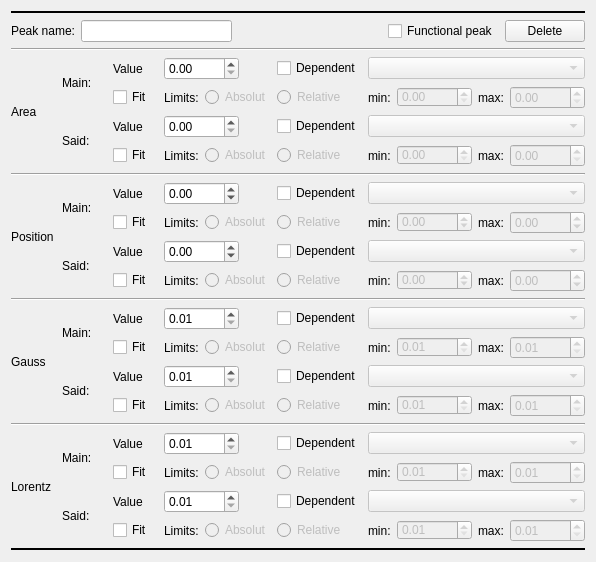
<?xml version="1.0" encoding="UTF-8"?>
<ui version="4.0">
 <class>doublet</class>
 <widget class="QWidget" name="doublet">
  <property name="geometry">
   <rect>
    <x>0</x>
    <y>0</y>
    <width>583</width>
    <height>527</height>
   </rect>
  </property>
  <property name="windowTitle">
   <string>Form</string>
  </property>
  <layout class="QVBoxLayout" name="verticalLayout">
   <item>
    <widget class="Line" name="line">
     <property name="frameShadow">
      <enum>QFrame::Plain</enum>
     </property>
     <property name="lineWidth">
      <number>2</number>
     </property>
     <property name="orientation">
      <enum>Qt::Horizontal</enum>
     </property>
    </widget>
   </item>
   <item>
    <layout class="QHBoxLayout" name="horizontalLayout">
     <item>
      <widget class="QLabel" name="lb_name">
       <property name="text">
        <string>Peak name:</string>
       </property>
      </widget>
     </item>
     <item>
      <widget class="QLineEdit" name="le_name"/>
     </item>
     <item>
      <spacer name="horizontalSpacer">
       <property name="orientation">
        <enum>Qt::Horizontal</enum>
       </property>
       <property name="sizeHint" stdset="0">
        <size>
         <width>40</width>
         <height>20</height>
        </size>
       </property>
      </spacer>
     </item>
     <item>
      <widget class="QCheckBox" name="chk_functional_peak">
       <property name="text">
        <string>Functional peak</string>
       </property>
      </widget>
     </item>
     <item>
      <widget class="QPushButton" name="pb_delete">
       <property name="text">
        <string>Delete</string>
       </property>
      </widget>
     </item>
    </layout>
   </item>
   <item>
    <widget class="Line" name="line_4">
     <property name="orientation">
      <enum>Qt::Horizontal</enum>
     </property>
    </widget>
   </item>
   <item>
    <layout class="QGridLayout" name="gridLayout">
     <item row="1" column="7">
      <widget class="QDoubleSpinBox" name="dsb_area_main_min">
       <property name="enabled">
        <bool>false</bool>
       </property>
       <property name="minimumSize">
        <size>
         <width>75</width>
         <height>20</height>
        </size>
       </property>
       <property name="maximumSize">
        <size>
         <width>75</width>
         <height>20</height>
        </size>
       </property>
       <property name="maximum">
        <double>1000000000.000000000000000</double>
       </property>
      </widget>
     </item>
     <item row="2" column="2">
      <widget class="QLabel" name="label_24">
       <property name="minimumSize">
        <size>
         <width>45</width>
         <height>0</height>
        </size>
       </property>
       <property name="text">
        <string>Value</string>
       </property>
      </widget>
     </item>
     <item row="1" column="6">
      <widget class="QLabel" name="label_11">
       <property name="text">
        <string>min:</string>
       </property>
      </widget>
     </item>
     <item row="3" column="2">
      <widget class="QCheckBox" name="chk_area_said_fit">
       <property name="text">
        <string>Fit</string>
       </property>
      </widget>
     </item>
     <item row="2" column="3" colspan="2">
      <widget class="QDoubleSpinBox" name="dsp_area_said">
       <property name="minimumSize">
        <size>
         <width>75</width>
         <height>0</height>
        </size>
       </property>
       <property name="maximumSize">
        <size>
         <width>75</width>
         <height>16777215</height>
        </size>
       </property>
       <property name="maximum">
        <double>1000000000.000000000000000</double>
       </property>
      </widget>
     </item>
     <item row="3" column="10">
      <spacer name="horizontalSpacer_7">
       <property name="orientation">
        <enum>Qt::Horizontal</enum>
       </property>
       <property name="sizeHint" stdset="0">
        <size>
         <width>40</width>
         <height>20</height>
        </size>
       </property>
      </spacer>
     </item>
     <item row="3" column="3">
      <widget class="QLabel" name="label_25">
       <property name="text">
        <string>Limits:</string>
       </property>
      </widget>
     </item>
     <item row="3" column="7">
      <widget class="QDoubleSpinBox" name="dsb_area_said_min">
       <property name="enabled">
        <bool>false</bool>
       </property>
       <property name="minimumSize">
        <size>
         <width>75</width>
         <height>20</height>
        </size>
       </property>
       <property name="maximumSize">
        <size>
         <width>75</width>
         <height>20</height>
        </size>
       </property>
       <property name="maximum">
        <double>1000000000.000000000000000</double>
       </property>
      </widget>
     </item>
     <item row="1" column="8">
      <widget class="QLabel" name="label_10">
       <property name="text">
        <string>max:</string>
       </property>
      </widget>
     </item>
     <item row="3" column="5">
      <widget class="QRadioButton" name="rb_area_said_relative">
       <property name="enabled">
        <bool>false</bool>
       </property>
       <property name="text">
        <string>Relative</string>
       </property>
       <attribute name="buttonGroup">
        <string notr="true">bg_area_said</string>
       </attribute>
      </widget>
     </item>
     <item row="2" column="5">
      <widget class="QCheckBox" name="chk_area_said_dep">
       <property name="text">
        <string>Dependent</string>
       </property>
      </widget>
     </item>
     <item row="1" column="5">
      <widget class="QRadioButton" name="rb_area_main_relative">
       <property name="enabled">
        <bool>false</bool>
       </property>
       <property name="text">
        <string>Relative</string>
       </property>
       <attribute name="buttonGroup">
        <string notr="true">bg_area_main</string>
       </attribute>
      </widget>
     </item>
     <item row="0" column="0" rowspan="4">
      <widget class="QLabel" name="label_34">
       <property name="minimumSize">
        <size>
         <width>45</width>
         <height>0</height>
        </size>
       </property>
       <property name="text">
        <string>Area</string>
       </property>
      </widget>
     </item>
     <item row="3" column="4">
      <widget class="QRadioButton" name="rb_area_said_abolut">
       <property name="enabled">
        <bool>false</bool>
       </property>
       <property name="text">
        <string>Absolut</string>
       </property>
       <attribute name="buttonGroup">
        <string notr="true">bg_area_said</string>
       </attribute>
      </widget>
     </item>
     <item row="3" column="6">
      <widget class="QLabel" name="label_22">
       <property name="text">
        <string>min:</string>
       </property>
      </widget>
     </item>
     <item row="0" column="5">
      <widget class="QCheckBox" name="chk_area_main_dep">
       <property name="text">
        <string>Dependent</string>
       </property>
      </widget>
     </item>
     <item row="0" column="6" colspan="4">
      <widget class="QComboBox" name="cmb_area_main_dep">
       <property name="enabled">
        <bool>false</bool>
       </property>
      </widget>
     </item>
     <item row="1" column="3">
      <widget class="QLabel" name="label_3">
       <property name="text">
        <string>Limits:</string>
       </property>
      </widget>
     </item>
     <item row="1" column="2">
      <widget class="QCheckBox" name="chk_area_main_fit">
       <property name="text">
        <string>Fit</string>
       </property>
      </widget>
     </item>
     <item row="2" column="1" rowspan="2">
      <widget class="QLabel" name="label_44">
       <property name="minimumSize">
        <size>
         <width>45</width>
         <height>0</height>
        </size>
       </property>
       <property name="text">
        <string>Said:</string>
       </property>
      </widget>
     </item>
     <item row="0" column="2">
      <widget class="QLabel" name="label_45">
       <property name="minimumSize">
        <size>
         <width>45</width>
         <height>0</height>
        </size>
       </property>
       <property name="text">
        <string>Value</string>
       </property>
      </widget>
     </item>
     <item row="0" column="3" colspan="2">
      <widget class="QDoubleSpinBox" name="dsp_area_main">
       <property name="minimumSize">
        <size>
         <width>75</width>
         <height>0</height>
        </size>
       </property>
       <property name="maximumSize">
        <size>
         <width>75</width>
         <height>16777215</height>
        </size>
       </property>
       <property name="maximum">
        <double>1000000000.000000000000000</double>
       </property>
      </widget>
     </item>
     <item row="0" column="1" rowspan="2">
      <widget class="QLabel" name="label_2">
       <property name="minimumSize">
        <size>
         <width>45</width>
         <height>0</height>
        </size>
       </property>
       <property name="text">
        <string>Main:</string>
       </property>
      </widget>
     </item>
     <item row="1" column="4">
      <widget class="QRadioButton" name="rb_area_main_abolut">
       <property name="enabled">
        <bool>false</bool>
       </property>
       <property name="text">
        <string>Absolut</string>
       </property>
       <attribute name="buttonGroup">
        <string notr="true">bg_area_main</string>
       </attribute>
      </widget>
     </item>
     <item row="3" column="9">
      <widget class="QDoubleSpinBox" name="dsb_area_said_max">
       <property name="enabled">
        <bool>false</bool>
       </property>
       <property name="minimumSize">
        <size>
         <width>75</width>
         <height>0</height>
        </size>
       </property>
       <property name="maximumSize">
        <size>
         <width>75</width>
         <height>16777215</height>
        </size>
       </property>
       <property name="maximum">
        <double>1000000000.000000000000000</double>
       </property>
      </widget>
     </item>
     <item row="1" column="9">
      <widget class="QDoubleSpinBox" name="dsb_area_main_max">
       <property name="enabled">
        <bool>false</bool>
       </property>
       <property name="minimumSize">
        <size>
         <width>75</width>
         <height>0</height>
        </size>
       </property>
       <property name="maximumSize">
        <size>
         <width>75</width>
         <height>16777215</height>
        </size>
       </property>
       <property name="maximum">
        <double>1000000000.000000000000000</double>
       </property>
      </widget>
     </item>
     <item row="2" column="6" colspan="4">
      <widget class="QComboBox" name="cmb_area_said_dep">
       <property name="enabled">
        <bool>false</bool>
       </property>
      </widget>
     </item>
     <item row="3" column="8">
      <widget class="QLabel" name="label_23">
       <property name="text">
        <string>max:</string>
       </property>
      </widget>
     </item>
    </layout>
   </item>
   <item>
    <widget class="Line" name="line_3">
     <property name="orientation">
      <enum>Qt::Horizontal</enum>
     </property>
    </widget>
   </item>
   <item>
    <layout class="QGridLayout" name="gridLayout_2">
     <item row="1" column="3">
      <widget class="QLabel" name="label_4">
       <property name="text">
        <string>Limits:</string>
       </property>
      </widget>
     </item>
     <item row="1" column="2">
      <widget class="QCheckBox" name="chk_pos_main_fit">
       <property name="text">
        <string>Fit</string>
       </property>
      </widget>
     </item>
     <item row="0" column="1" rowspan="2">
      <widget class="QLabel" name="label_5">
       <property name="minimumSize">
        <size>
         <width>45</width>
         <height>0</height>
        </size>
       </property>
       <property name="text">
        <string>Main:</string>
       </property>
      </widget>
     </item>
     <item row="0" column="3" colspan="2">
      <widget class="QDoubleSpinBox" name="dsp_pos_main">
       <property name="minimumSize">
        <size>
         <width>75</width>
         <height>0</height>
        </size>
       </property>
       <property name="maximumSize">
        <size>
         <width>75</width>
         <height>16777215</height>
        </size>
       </property>
       <property name="minimum">
        <double>-10000.000000000000000</double>
       </property>
       <property name="maximum">
        <double>10000.000000000000000</double>
       </property>
       <property name="singleStep">
        <double>0.010000000000000</double>
       </property>
      </widget>
     </item>
     <item row="0" column="5">
      <widget class="QCheckBox" name="chk_pos_main_dep">
       <property name="text">
        <string>Dependent</string>
       </property>
      </widget>
     </item>
     <item row="0" column="0" rowspan="4">
      <widget class="QLabel" name="label_46">
       <property name="minimumSize">
        <size>
         <width>45</width>
         <height>0</height>
        </size>
       </property>
       <property name="text">
        <string>Position</string>
       </property>
      </widget>
     </item>
     <item row="3" column="4">
      <widget class="QRadioButton" name="rb_pos_said_abolut">
       <property name="enabled">
        <bool>false</bool>
       </property>
       <property name="text">
        <string>Absolut</string>
       </property>
       <attribute name="buttonGroup">
        <string notr="true">bg_pos_said</string>
       </attribute>
      </widget>
     </item>
     <item row="2" column="2">
      <widget class="QLabel" name="label_26">
       <property name="minimumSize">
        <size>
         <width>45</width>
         <height>0</height>
        </size>
       </property>
       <property name="text">
        <string>Value</string>
       </property>
      </widget>
     </item>
     <item row="1" column="6">
      <widget class="QLabel" name="label_12">
       <property name="text">
        <string>min:</string>
       </property>
      </widget>
     </item>
     <item row="2" column="3" colspan="2">
      <widget class="QDoubleSpinBox" name="dsp_pos_said">
       <property name="minimumSize">
        <size>
         <width>75</width>
         <height>0</height>
        </size>
       </property>
       <property name="maximumSize">
        <size>
         <width>75</width>
         <height>16777215</height>
        </size>
       </property>
       <property name="minimum">
        <double>-10000.000000000000000</double>
       </property>
       <property name="maximum">
        <double>10000.000000000000000</double>
       </property>
       <property name="singleStep">
        <double>0.010000000000000</double>
       </property>
      </widget>
     </item>
     <item row="3" column="2">
      <widget class="QCheckBox" name="chk_pos_said_fit">
       <property name="text">
        <string>Fit</string>
       </property>
      </widget>
     </item>
     <item row="3" column="3">
      <widget class="QLabel" name="label_27">
       <property name="text">
        <string>Limits:</string>
       </property>
      </widget>
     </item>
     <item row="3" column="7">
      <widget class="QDoubleSpinBox" name="dsb_pos_said_min">
       <property name="enabled">
        <bool>false</bool>
       </property>
       <property name="minimumSize">
        <size>
         <width>75</width>
         <height>20</height>
        </size>
       </property>
       <property name="maximumSize">
        <size>
         <width>75</width>
         <height>20</height>
        </size>
       </property>
       <property name="minimum">
        <double>-10000.000000000000000</double>
       </property>
       <property name="maximum">
        <double>10000.000000000000000</double>
       </property>
       <property name="singleStep">
        <double>0.010000000000000</double>
       </property>
      </widget>
     </item>
     <item row="3" column="10">
      <spacer name="horizontalSpacer_8">
       <property name="orientation">
        <enum>Qt::Horizontal</enum>
       </property>
       <property name="sizeHint" stdset="0">
        <size>
         <width>40</width>
         <height>20</height>
        </size>
       </property>
      </spacer>
     </item>
     <item row="1" column="5">
      <widget class="QRadioButton" name="rb_pos_main_relative">
       <property name="enabled">
        <bool>false</bool>
       </property>
       <property name="text">
        <string>Relative</string>
       </property>
       <attribute name="buttonGroup">
        <string notr="true">bg_pos_main</string>
       </attribute>
      </widget>
     </item>
     <item row="2" column="5">
      <widget class="QCheckBox" name="chk_pos_said_dep">
       <property name="text">
        <string>Dependent</string>
       </property>
      </widget>
     </item>
     <item row="1" column="8">
      <widget class="QLabel" name="label_13">
       <property name="text">
        <string>max:</string>
       </property>
      </widget>
     </item>
     <item row="3" column="5">
      <widget class="QRadioButton" name="rb_pos_said_relative">
       <property name="enabled">
        <bool>false</bool>
       </property>
       <property name="text">
        <string>Relative</string>
       </property>
       <attribute name="buttonGroup">
        <string notr="true">bg_pos_said</string>
       </attribute>
      </widget>
     </item>
     <item row="3" column="6">
      <widget class="QLabel" name="label_28">
       <property name="text">
        <string>min:</string>
       </property>
      </widget>
     </item>
     <item row="1" column="7">
      <widget class="QDoubleSpinBox" name="dsb_pos_main_min">
       <property name="enabled">
        <bool>false</bool>
       </property>
       <property name="minimumSize">
        <size>
         <width>75</width>
         <height>20</height>
        </size>
       </property>
       <property name="maximumSize">
        <size>
         <width>75</width>
         <height>20</height>
        </size>
       </property>
       <property name="minimum">
        <double>-10000.000000000000000</double>
       </property>
       <property name="maximum">
        <double>10000.000000000000000</double>
       </property>
       <property name="singleStep">
        <double>0.010000000000000</double>
       </property>
      </widget>
     </item>
     <item row="1" column="9">
      <widget class="QDoubleSpinBox" name="dsb_pos_main_max">
       <property name="enabled">
        <bool>false</bool>
       </property>
       <property name="minimumSize">
        <size>
         <width>75</width>
         <height>0</height>
        </size>
       </property>
       <property name="maximumSize">
        <size>
         <width>75</width>
         <height>16777215</height>
        </size>
       </property>
       <property name="minimum">
        <double>-10000.000000000000000</double>
       </property>
       <property name="maximum">
        <double>10000.000000000000000</double>
       </property>
       <property name="singleStep">
        <double>0.010000000000000</double>
       </property>
      </widget>
     </item>
     <item row="3" column="8">
      <widget class="QLabel" name="label_29">
       <property name="text">
        <string>max:</string>
       </property>
      </widget>
     </item>
     <item row="3" column="9">
      <widget class="QDoubleSpinBox" name="dsb_pos_said_max">
       <property name="enabled">
        <bool>false</bool>
       </property>
       <property name="minimumSize">
        <size>
         <width>75</width>
         <height>0</height>
        </size>
       </property>
       <property name="maximumSize">
        <size>
         <width>75</width>
         <height>16777215</height>
        </size>
       </property>
       <property name="minimum">
        <double>-10000.000000000000000</double>
       </property>
       <property name="maximum">
        <double>10000.000000000000000</double>
       </property>
       <property name="singleStep">
        <double>0.010000000000000</double>
       </property>
      </widget>
     </item>
     <item row="1" column="4">
      <widget class="QRadioButton" name="rb_pos_main_abolut">
       <property name="enabled">
        <bool>false</bool>
       </property>
       <property name="text">
        <string>Absolut</string>
       </property>
       <attribute name="buttonGroup">
        <string notr="true">bg_pos_main</string>
       </attribute>
      </widget>
     </item>
     <item row="2" column="1" rowspan="2">
      <widget class="QLabel" name="label_47">
       <property name="minimumSize">
        <size>
         <width>45</width>
         <height>0</height>
        </size>
       </property>
       <property name="text">
        <string>Said:</string>
       </property>
      </widget>
     </item>
     <item row="0" column="2">
      <widget class="QLabel" name="label_48">
       <property name="minimumSize">
        <size>
         <width>45</width>
         <height>0</height>
        </size>
       </property>
       <property name="text">
        <string>Value</string>
       </property>
      </widget>
     </item>
     <item row="0" column="6" colspan="4">
      <widget class="QComboBox" name="cmb_pos_main_dep">
       <property name="enabled">
        <bool>false</bool>
       </property>
      </widget>
     </item>
     <item row="2" column="6" colspan="4">
      <widget class="QComboBox" name="cmb_pos_said_dep">
       <property name="enabled">
        <bool>false</bool>
       </property>
      </widget>
     </item>
    </layout>
   </item>
   <item>
    <widget class="Line" name="line_5">
     <property name="orientation">
      <enum>Qt::Horizontal</enum>
     </property>
    </widget>
   </item>
   <item>
    <layout class="QGridLayout" name="gridLayout_3">
     <item row="1" column="3">
      <widget class="QLabel" name="label_6">
       <property name="text">
        <string>Limits:</string>
       </property>
      </widget>
     </item>
     <item row="1" column="2">
      <widget class="QCheckBox" name="chk_gauss_main_fit">
       <property name="text">
        <string>Fit</string>
       </property>
      </widget>
     </item>
     <item row="0" column="1" rowspan="2">
      <widget class="QLabel" name="label_7">
       <property name="minimumSize">
        <size>
         <width>45</width>
         <height>0</height>
        </size>
       </property>
       <property name="text">
        <string>Main:</string>
       </property>
      </widget>
     </item>
     <item row="0" column="3" colspan="2">
      <widget class="QDoubleSpinBox" name="dsp_gauss_main">
       <property name="minimumSize">
        <size>
         <width>75</width>
         <height>0</height>
        </size>
       </property>
       <property name="maximumSize">
        <size>
         <width>75</width>
         <height>16777215</height>
        </size>
       </property>
       <property name="minimum">
        <double>0.010000000000000</double>
       </property>
       <property name="singleStep">
        <double>0.010000000000000</double>
       </property>
      </widget>
     </item>
     <item row="0" column="5">
      <widget class="QCheckBox" name="chk_gauss_main_dep">
       <property name="text">
        <string>Dependent</string>
       </property>
      </widget>
     </item>
     <item row="0" column="0" rowspan="4">
      <widget class="QLabel" name="label_49">
       <property name="minimumSize">
        <size>
         <width>45</width>
         <height>0</height>
        </size>
       </property>
       <property name="text">
        <string>Gauss</string>
       </property>
      </widget>
     </item>
     <item row="3" column="4">
      <widget class="QRadioButton" name="rb_gauss_said_abolut">
       <property name="enabled">
        <bool>false</bool>
       </property>
       <property name="text">
        <string>Absolut</string>
       </property>
       <attribute name="buttonGroup">
        <string notr="true">bg_gauss_said</string>
       </attribute>
      </widget>
     </item>
     <item row="2" column="2">
      <widget class="QLabel" name="label_30">
       <property name="minimumSize">
        <size>
         <width>45</width>
         <height>0</height>
        </size>
       </property>
       <property name="text">
        <string>Value</string>
       </property>
      </widget>
     </item>
     <item row="1" column="6">
      <widget class="QLabel" name="label_14">
       <property name="text">
        <string>min:</string>
       </property>
      </widget>
     </item>
     <item row="2" column="3" colspan="2">
      <widget class="QDoubleSpinBox" name="dsp_gauss_said">
       <property name="minimumSize">
        <size>
         <width>75</width>
         <height>0</height>
        </size>
       </property>
       <property name="maximumSize">
        <size>
         <width>75</width>
         <height>16777215</height>
        </size>
       </property>
       <property name="minimum">
        <double>0.010000000000000</double>
       </property>
       <property name="singleStep">
        <double>0.010000000000000</double>
       </property>
      </widget>
     </item>
     <item row="3" column="2">
      <widget class="QCheckBox" name="chk_gauss_said_fit">
       <property name="text">
        <string>Fit</string>
       </property>
      </widget>
     </item>
     <item row="3" column="3">
      <widget class="QLabel" name="label_31">
       <property name="text">
        <string>Limits:</string>
       </property>
      </widget>
     </item>
     <item row="3" column="7">
      <widget class="QDoubleSpinBox" name="dsb_gauss_said_min">
       <property name="enabled">
        <bool>false</bool>
       </property>
       <property name="minimumSize">
        <size>
         <width>75</width>
         <height>20</height>
        </size>
       </property>
       <property name="maximumSize">
        <size>
         <width>75</width>
         <height>20</height>
        </size>
       </property>
       <property name="minimum">
        <double>0.010000000000000</double>
       </property>
       <property name="singleStep">
        <double>0.010000000000000</double>
       </property>
      </widget>
     </item>
     <item row="3" column="10">
      <spacer name="horizontalSpacer_9">
       <property name="orientation">
        <enum>Qt::Horizontal</enum>
       </property>
       <property name="sizeHint" stdset="0">
        <size>
         <width>40</width>
         <height>20</height>
        </size>
       </property>
      </spacer>
     </item>
     <item row="1" column="5">
      <widget class="QRadioButton" name="rb_gauss_main_relative">
       <property name="enabled">
        <bool>false</bool>
       </property>
       <property name="text">
        <string>Relative</string>
       </property>
       <attribute name="buttonGroup">
        <string notr="true">bg_gauss_main</string>
       </attribute>
      </widget>
     </item>
     <item row="2" column="5">
      <widget class="QCheckBox" name="chk_gauss_said_dep">
       <property name="text">
        <string>Dependent</string>
       </property>
      </widget>
     </item>
     <item row="1" column="8">
      <widget class="QLabel" name="label_15">
       <property name="text">
        <string>max:</string>
       </property>
      </widget>
     </item>
     <item row="3" column="5">
      <widget class="QRadioButton" name="rb_gauss_said_relative">
       <property name="enabled">
        <bool>false</bool>
       </property>
       <property name="text">
        <string>Relative</string>
       </property>
       <attribute name="buttonGroup">
        <string notr="true">bg_gauss_said</string>
       </attribute>
      </widget>
     </item>
     <item row="3" column="6">
      <widget class="QLabel" name="label_32">
       <property name="text">
        <string>min:</string>
       </property>
      </widget>
     </item>
     <item row="1" column="7">
      <widget class="QDoubleSpinBox" name="dsb_gauss_main_min">
       <property name="enabled">
        <bool>false</bool>
       </property>
       <property name="minimumSize">
        <size>
         <width>75</width>
         <height>20</height>
        </size>
       </property>
       <property name="maximumSize">
        <size>
         <width>75</width>
         <height>20</height>
        </size>
       </property>
       <property name="minimum">
        <double>0.010000000000000</double>
       </property>
       <property name="singleStep">
        <double>0.010000000000000</double>
       </property>
      </widget>
     </item>
     <item row="1" column="9">
      <widget class="QDoubleSpinBox" name="dsb_gauss_main_max">
       <property name="enabled">
        <bool>false</bool>
       </property>
       <property name="minimumSize">
        <size>
         <width>75</width>
         <height>0</height>
        </size>
       </property>
       <property name="maximumSize">
        <size>
         <width>75</width>
         <height>16777215</height>
        </size>
       </property>
       <property name="minimum">
        <double>0.010000000000000</double>
       </property>
       <property name="singleStep">
        <double>0.010000000000000</double>
       </property>
      </widget>
     </item>
     <item row="3" column="8">
      <widget class="QLabel" name="label_33">
       <property name="text">
        <string>max:</string>
       </property>
      </widget>
     </item>
     <item row="3" column="9">
      <widget class="QDoubleSpinBox" name="dsb_gauss_said_max">
       <property name="enabled">
        <bool>false</bool>
       </property>
       <property name="minimumSize">
        <size>
         <width>75</width>
         <height>0</height>
        </size>
       </property>
       <property name="maximumSize">
        <size>
         <width>75</width>
         <height>16777215</height>
        </size>
       </property>
       <property name="minimum">
        <double>0.010000000000000</double>
       </property>
       <property name="singleStep">
        <double>0.010000000000000</double>
       </property>
      </widget>
     </item>
     <item row="1" column="4">
      <widget class="QRadioButton" name="rb_gauss_main_abolut">
       <property name="enabled">
        <bool>false</bool>
       </property>
       <property name="text">
        <string>Absolut</string>
       </property>
       <attribute name="buttonGroup">
        <string notr="true">bg_gauss_main</string>
       </attribute>
      </widget>
     </item>
     <item row="2" column="1" rowspan="2">
      <widget class="QLabel" name="label_50">
       <property name="minimumSize">
        <size>
         <width>45</width>
         <height>0</height>
        </size>
       </property>
       <property name="text">
        <string>Said:</string>
       </property>
      </widget>
     </item>
     <item row="0" column="2">
      <widget class="QLabel" name="label_51">
       <property name="minimumSize">
        <size>
         <width>45</width>
         <height>0</height>
        </size>
       </property>
       <property name="text">
        <string>Value</string>
       </property>
      </widget>
     </item>
     <item row="0" column="6" colspan="4">
      <widget class="QComboBox" name="cmb_gauss_main_dep">
       <property name="enabled">
        <bool>false</bool>
       </property>
      </widget>
     </item>
     <item row="2" column="6" colspan="4">
      <widget class="QComboBox" name="cmb_gauss_said_dep">
       <property name="enabled">
        <bool>false</bool>
       </property>
      </widget>
     </item>
    </layout>
   </item>
   <item>
    <widget class="Line" name="line_6">
     <property name="orientation">
      <enum>Qt::Horizontal</enum>
     </property>
    </widget>
   </item>
   <item>
    <layout class="QGridLayout" name="gridLayout_4">
     <item row="1" column="3">
      <widget class="QLabel" name="label_8">
       <property name="text">
        <string>Limits:</string>
       </property>
      </widget>
     </item>
     <item row="1" column="2">
      <widget class="QCheckBox" name="chk_lor_main_fit">
       <property name="text">
        <string>Fit</string>
       </property>
      </widget>
     </item>
     <item row="0" column="1" rowspan="2">
      <widget class="QLabel" name="label_9">
       <property name="minimumSize">
        <size>
         <width>45</width>
         <height>0</height>
        </size>
       </property>
       <property name="text">
        <string>Main:</string>
       </property>
      </widget>
     </item>
     <item row="0" column="3" colspan="2">
      <widget class="QDoubleSpinBox" name="dsp_lor_main">
       <property name="minimumSize">
        <size>
         <width>75</width>
         <height>0</height>
        </size>
       </property>
       <property name="maximumSize">
        <size>
         <width>75</width>
         <height>16777215</height>
        </size>
       </property>
       <property name="minimum">
        <double>0.010000000000000</double>
       </property>
       <property name="singleStep">
        <double>0.010000000000000</double>
       </property>
      </widget>
     </item>
     <item row="0" column="5">
      <widget class="QCheckBox" name="chk_lor_main_dep">
       <property name="text">
        <string>Dependent</string>
       </property>
      </widget>
     </item>
     <item row="0" column="0" rowspan="4">
      <widget class="QLabel" name="label_52">
       <property name="minimumSize">
        <size>
         <width>45</width>
         <height>0</height>
        </size>
       </property>
       <property name="text">
        <string>Lorentz</string>
       </property>
      </widget>
     </item>
     <item row="3" column="4">
      <widget class="QRadioButton" name="rb_lor_said_abolut">
       <property name="enabled">
        <bool>false</bool>
       </property>
       <property name="text">
        <string>Absolut</string>
       </property>
       <attribute name="buttonGroup">
        <string notr="true">bg_lor_said</string>
       </attribute>
      </widget>
     </item>
     <item row="2" column="2">
      <widget class="QLabel" name="label_53">
       <property name="minimumSize">
        <size>
         <width>45</width>
         <height>0</height>
        </size>
       </property>
       <property name="text">
        <string>Value</string>
       </property>
      </widget>
     </item>
     <item row="1" column="6">
      <widget class="QLabel" name="label_16">
       <property name="text">
        <string>min:</string>
       </property>
      </widget>
     </item>
     <item row="2" column="3" colspan="2">
      <widget class="QDoubleSpinBox" name="dsp_lor_said">
       <property name="minimumSize">
        <size>
         <width>75</width>
         <height>0</height>
        </size>
       </property>
       <property name="maximumSize">
        <size>
         <width>75</width>
         <height>16777215</height>
        </size>
       </property>
       <property name="minimum">
        <double>0.010000000000000</double>
       </property>
       <property name="singleStep">
        <double>0.010000000000000</double>
       </property>
      </widget>
     </item>
     <item row="3" column="2">
      <widget class="QCheckBox" name="chk_lor_said_fit">
       <property name="text">
        <string>Fit</string>
       </property>
      </widget>
     </item>
     <item row="3" column="3">
      <widget class="QLabel" name="label_54">
       <property name="text">
        <string>Limits:</string>
       </property>
      </widget>
     </item>
     <item row="3" column="7">
      <widget class="QDoubleSpinBox" name="dsb_lor_said_min">
       <property name="enabled">
        <bool>false</bool>
       </property>
       <property name="minimumSize">
        <size>
         <width>75</width>
         <height>20</height>
        </size>
       </property>
       <property name="maximumSize">
        <size>
         <width>75</width>
         <height>20</height>
        </size>
       </property>
       <property name="minimum">
        <double>0.010000000000000</double>
       </property>
       <property name="singleStep">
        <double>0.010000000000000</double>
       </property>
      </widget>
     </item>
     <item row="3" column="10">
      <spacer name="horizontalSpacer_11">
       <property name="orientation">
        <enum>Qt::Horizontal</enum>
       </property>
       <property name="sizeHint" stdset="0">
        <size>
         <width>40</width>
         <height>20</height>
        </size>
       </property>
      </spacer>
     </item>
     <item row="1" column="5">
      <widget class="QRadioButton" name="rb_lor_main_relative">
       <property name="enabled">
        <bool>false</bool>
       </property>
       <property name="text">
        <string>Relative</string>
       </property>
       <attribute name="buttonGroup">
        <string notr="true">bg_lor_main</string>
       </attribute>
      </widget>
     </item>
     <item row="2" column="5">
      <widget class="QCheckBox" name="chk_lor_said_dep">
       <property name="text">
        <string>Dependent</string>
       </property>
      </widget>
     </item>
     <item row="1" column="8">
      <widget class="QLabel" name="label_17">
       <property name="text">
        <string>max:</string>
       </property>
      </widget>
     </item>
     <item row="3" column="5">
      <widget class="QRadioButton" name="rb_lor_said_relative">
       <property name="enabled">
        <bool>false</bool>
       </property>
       <property name="text">
        <string>Relative</string>
       </property>
       <attribute name="buttonGroup">
        <string notr="true">bg_lor_said</string>
       </attribute>
      </widget>
     </item>
     <item row="3" column="6">
      <widget class="QLabel" name="label_55">
       <property name="text">
        <string>min:</string>
       </property>
      </widget>
     </item>
     <item row="1" column="7">
      <widget class="QDoubleSpinBox" name="dsb_lor_main_min">
       <property name="enabled">
        <bool>false</bool>
       </property>
       <property name="minimumSize">
        <size>
         <width>75</width>
         <height>20</height>
        </size>
       </property>
       <property name="maximumSize">
        <size>
         <width>75</width>
         <height>20</height>
        </size>
       </property>
       <property name="minimum">
        <double>0.010000000000000</double>
       </property>
       <property name="singleStep">
        <double>0.010000000000000</double>
       </property>
      </widget>
     </item>
     <item row="1" column="9">
      <widget class="QDoubleSpinBox" name="dsb_lor_main_max">
       <property name="enabled">
        <bool>false</bool>
       </property>
       <property name="minimumSize">
        <size>
         <width>75</width>
         <height>0</height>
        </size>
       </property>
       <property name="maximumSize">
        <size>
         <width>75</width>
         <height>16777215</height>
        </size>
       </property>
       <property name="minimum">
        <double>0.010000000000000</double>
       </property>
       <property name="singleStep">
        <double>0.010000000000000</double>
       </property>
      </widget>
     </item>
     <item row="3" column="8">
      <widget class="QLabel" name="label_56">
       <property name="text">
        <string>max:</string>
       </property>
      </widget>
     </item>
     <item row="3" column="9">
      <widget class="QDoubleSpinBox" name="dsb_lor_said_max">
       <property name="enabled">
        <bool>false</bool>
       </property>
       <property name="minimumSize">
        <size>
         <width>75</width>
         <height>0</height>
        </size>
       </property>
       <property name="maximumSize">
        <size>
         <width>75</width>
         <height>16777215</height>
        </size>
       </property>
       <property name="minimum">
        <double>0.010000000000000</double>
       </property>
       <property name="singleStep">
        <double>0.010000000000000</double>
       </property>
      </widget>
     </item>
     <item row="1" column="4">
      <widget class="QRadioButton" name="rb_lor_main_abolut">
       <property name="enabled">
        <bool>false</bool>
       </property>
       <property name="text">
        <string>Absolut</string>
       </property>
       <attribute name="buttonGroup">
        <string notr="true">bg_lor_main</string>
       </attribute>
      </widget>
     </item>
     <item row="2" column="1" rowspan="2">
      <widget class="QLabel" name="label_57">
       <property name="minimumSize">
        <size>
         <width>45</width>
         <height>0</height>
        </size>
       </property>
       <property name="text">
        <string>Said:</string>
       </property>
      </widget>
     </item>
     <item row="0" column="2">
      <widget class="QLabel" name="label_58">
       <property name="minimumSize">
        <size>
         <width>45</width>
         <height>0</height>
        </size>
       </property>
       <property name="text">
        <string>Value</string>
       </property>
      </widget>
     </item>
     <item row="0" column="6" colspan="4">
      <widget class="QComboBox" name="cmb_lor_main_dep">
       <property name="enabled">
        <bool>false</bool>
       </property>
      </widget>
     </item>
     <item row="2" column="6" colspan="4">
      <widget class="QComboBox" name="cmb_lor_said_dep">
       <property name="enabled">
        <bool>false</bool>
       </property>
      </widget>
     </item>
    </layout>
   </item>
   <item>
    <spacer name="verticalSpacer">
     <property name="orientation">
      <enum>Qt::Vertical</enum>
     </property>
     <property name="sizeHint" stdset="0">
      <size>
       <width>20</width>
       <height>2</height>
      </size>
     </property>
    </spacer>
   </item>
   <item>
    <widget class="Line" name="line_2">
     <property name="frameShadow">
      <enum>QFrame::Plain</enum>
     </property>
     <property name="lineWidth">
      <number>2</number>
     </property>
     <property name="midLineWidth">
      <number>0</number>
     </property>
     <property name="orientation">
      <enum>Qt::Horizontal</enum>
     </property>
    </widget>
   </item>
  </layout>
 </widget>
 <resources/>
 <connections/>
 <buttongroups>
  <buttongroup name="bg_gauss_said"/>
  <buttongroup name="bg_pos_said"/>
  <buttongroup name="bg_lor_said"/>
  <buttongroup name="bg_area_said"/>
  <buttongroup name="bg_pos_main"/>
  <buttongroup name="bg_lor_main"/>
  <buttongroup name="bg_gauss_main"/>
  <buttongroup name="bg_area_main"/>
 </buttongroups>
</ui>
